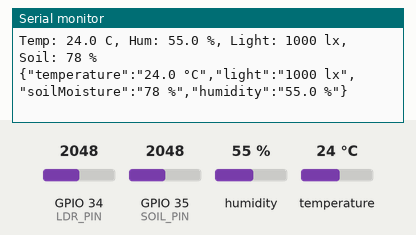
Recording of a sketch running on a simulated ESP32. Parts: the last lines printed to the serial monitor. Inputs (shaded band) come from the test bench; at power-on: humidity 55 %, GPIO 34 (LDR_PIN) = 2048, GPIO 35 (SOIL_PIN) = 2048, temperature 24 °C. Nothing arrives over Bluetooth unless stated; a phone connects over Bluetooth LE 3 s after start.

Above: at 3.8 s.
3.9 s: humidity set to 22 %
At 7.1 s:
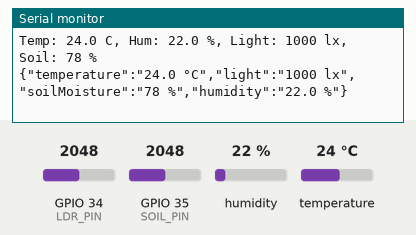
7.8 s: GPIO 34 (LDR_PIN) set to 2866
At 10.5 s:
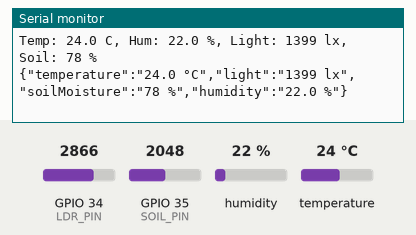
11.7 s: GPIO 35 (SOIL_PIN) set to 2866
At 12.7 s:
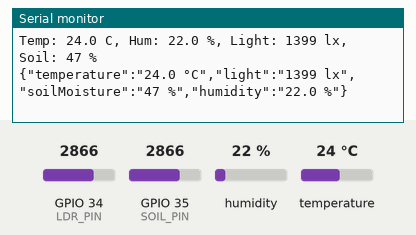
15.6 s: temperature set to 12 °C
At 19.2 s:
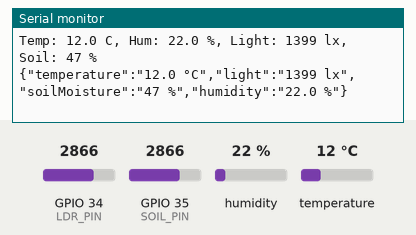
19.5 s: GPIO 34 (LDR_PIN) set to 3972
At 21.6 s:
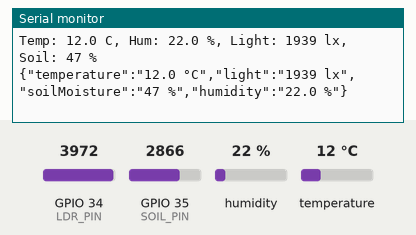
23.4 s: GPIO 35 (SOIL_PIN) set to 3972
At 25.0 s:
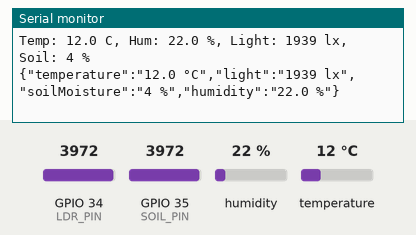
Timing chart, 0 to 26.5 s (numbered marks = the images above; inputs shaded):
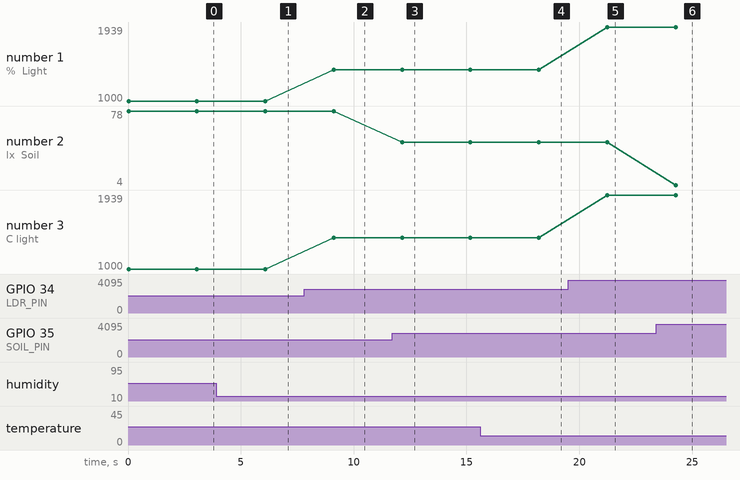

Measured:
- after the input at 3.9 s, the serial monitor: prints a new line after 2.2 s (image 1)
- after the input at 7.8 s, the serial monitor: prints a new line after 1.3 s (image 2)
- after the input at 11.7 s, the serial monitor: prints a new line after 0.44 s (image 3)
- after the input at 15.6 s, the serial monitor: prints a new line after 2.6 s (image 4)
- after the input at 19.5 s, the serial monitor: prints a new line after 1.7 s (image 5)
- after the input at 23.4 s, the serial monitor: prints a new line after 0.87 s (image 6)
- plotted number 1: 1000 → 1399 after the input at 7.8 s, 1399 → 1939 after the input at 19.5 s
- plotted number 2: 78 → 47 after the input at 11.7 s, 47 → 4 after the input at 23.4 s

The sketch:

planetyesp32.ino
```cpp
#include <Arduino.h>
#include <BLEDevice.h>
#include <BLEServer.h>
#include <BLEUtils.h>
#include <BLE2902.h>
#include <DHT.h>
#include <ArduinoJson.h>

/* =====================
   CONFIG
===================== */
#define DHTPIN 4
#define DHTTYPE DHT11
#define SOIL_PIN 35
#define LDR_PIN 34

#define SERVICE_UUID        "fd418ddc-13e2-4fd1-8c29-dc51a06994c6"
#define CHARACTERISTIC_UUID "ad5e200a-dc37-4724-9e16-fd0416c17924"

DHT dht(DHTPIN, DHTTYPE);
BLECharacteristic *pCharacteristic;
bool deviceConnected = false;

/* =====================
   BLE CALLBACKS
===================== */
class MyServerCallbacks : public BLEServerCallbacks {
  void onConnect(BLEServer* pServer) {
    deviceConnected = true;
  }
  void onDisconnect(BLEServer* pServer) {
    deviceConnected = false;
    // Use the global advertising object to restart advertising correctly
    BLEDevice::getAdvertising()->start();
  }
};

/* =====================
   SETUP
===================== */
void setup() {
  Serial.begin(115200);
  dht.begin(); // Initialize DHT sensor

  BLEDevice::init("ESP32-Planty");
  BLEServer *pServer = BLEDevice::createServer();
  pServer->setCallbacks(new MyServerCallbacks());

  BLEService *pService = pServer->createService(SERVICE_UUID);

  // Add PROPERTY_READ for Web Bluetooth compatibility along with NOTIFY
  pCharacteristic = pService->createCharacteristic(
    CHARACTERISTIC_UUID,
    BLECharacteristic::PROPERTY_NOTIFY | BLECharacteristic::PROPERTY_READ
  );

  pCharacteristic->addDescriptor(new BLE2902());

  pService->start();

  // Configure and start advertising
  BLEAdvertising *pAdvertising = BLEDevice::getAdvertising();
  pAdvertising->addServiceUUID(SERVICE_UUID); // Make the service discoverable
  pAdvertising->setScanResponse(true);
  // Helps with iOS/macOS connection issues
  pAdvertising->setMinPreferred(0x06);
  pAdvertising->setMinPreferred(0x12);
  pAdvertising->start();

  Serial.println("Bluetooth device is now advertising");
}

/* =====================
   LOOP
===================== */
void loop() {
  // Read DHT11 sensor
  float temp = dht.readTemperature();
  float hum = dht.readHumidity();

  // Check if reads failed and handle gracefully
  if (isnan(temp) || isnan(hum)) {
    Serial.println("Failed to read from DHT sensor!");
    delay(2000);
    return;
  }

  // Read Soil moisture sensor
  int soilRaw = analogRead(SOIL_PIN);
  int soilPercent = map(soilRaw, 4095, 1500, 0, 100); // calibrate values
  soilPercent = constrain(soilPercent, 0, 100);

  // Read LDR sensor
  int ldrRaw = analogRead(LDR_PIN);
  int lux = map(ldrRaw, 0, 4095, 0, 2000); // estimate lux

  // Debug print to Serial (human readable)
  Serial.printf("Temp: %.1f C, Hum: %.1f %%, Light: %d lx, Soil: %d %%\n", temp, hum, lux, soilPercent);

  // Create JSON payload string with measurement units included
  // Example: {"temperature":"24.1 °C","light":"550 lx","soilMoisture":"40 %","humidity":"45.0 %"}
  DynamicJsonDocument doc(256);
  doc["temperature"] = String(temp, 1) + " °C";
  doc["light"] = String(lux) + " lx";
  doc["soilMoisture"] = String(soilPercent) + " %";
  doc["humidity"] = String(hum, 1) + " %";
  String payload;
  serializeJson(doc, payload);

  // Always print JSON payload to Serial so a serial client (browser Web Serial) can read the same data
  Serial.println(payload);

  // Update BLE characteristic value; notify only when connected
  if (pCharacteristic) {
    pCharacteristic->setValue(payload.c_str());
    if (deviceConnected) {
      pCharacteristic->notify();
    }
  }

  delay(3000); // send every 3 seconds
}
```
